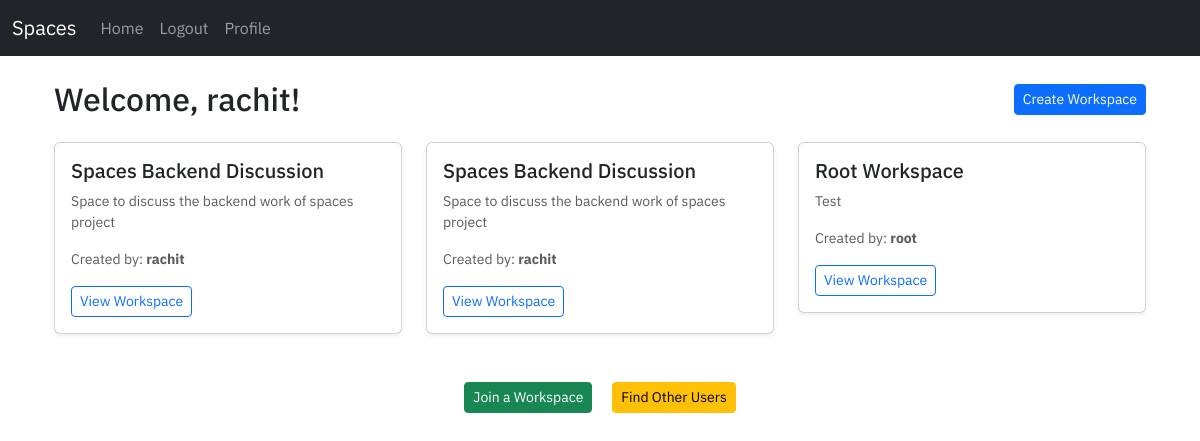
The app's page /workspace/ (signed in), older data.
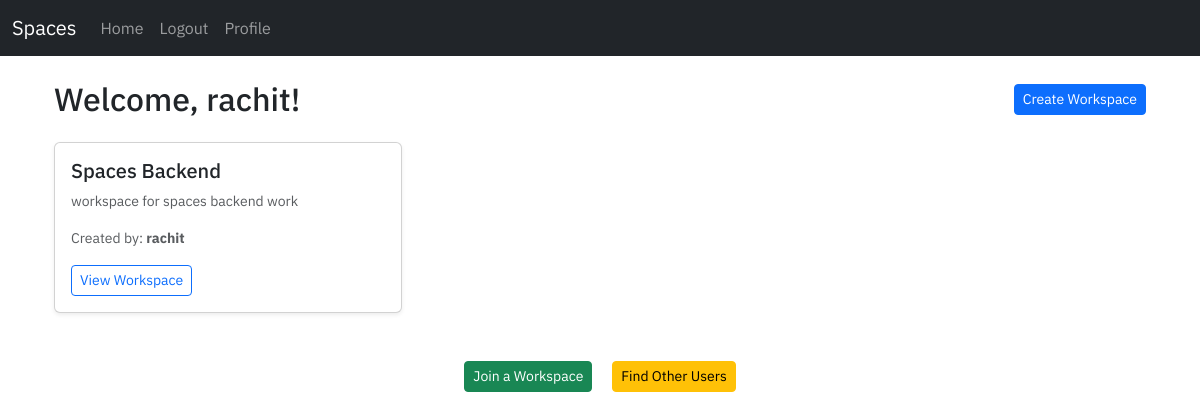
The same page, newer data.
### workspace/models.py (models this page shows, shortened)
class Workspace(models.Model):
    name = models.CharField(max_length=255)
    description = models.TextField(blank=True, null=True)
    creator = models.ForeignKey(User, on_delete=models.CASCADE, related_name='created_workspaces')
    members = models.ManyToManyField(User, related_name='workspaces')
    created_at = models.DateTimeField(auto_now_add=True)

### workspace/views.py (the view)
# urls.py: 2. Add a URL to urlpatterns:  path('', views.home, name='home')
def home(request):
    if request.user.is_authenticated:
        user_workspaces = Workspace.objects.filter(Q(creator=request.user) | Q(members=request.user))
    else:
        user_workspaces = []  # Empty list for unauthenticated users
    context = {
        'user_workspaces': user_workspaces,
    }
    return render(request, 'workspace/index.html', context=context)

### workspace/templates/workspace/index.html (shortened to what this page needs)
{% extends 'user/base.html' %}
{% block content %}
<div class="container mt-4">
    {% if user.is_authenticated %}
        <div class="d-flex justify-content-between align-items-center mb-4">
            <h2 class="mb-0">Welcome, {{ user.username }}!</h2>
            <a href="{% url 'create-workspace' %}" class="btn btn-primary btn-sm">Create Workspace</a>
        </div>
        {% if user_workspaces %}
            <div class="row">
                {% for workspace in user_workspaces %}
                    <div class="col-md-6 col-lg-4 mb-4">
                        <div class="card shadow-sm">
                            <div class="card-body">
                                <h5 class="card-title">{{ workspace.name }}</h5>
                                <p class="card-text text-muted small">{{ workspace.description|default:"No description available." }}</p>
                                <p class="text-muted small">Created by: <strong>{{ workspace.creator }}</strong></p>
                                <a href="{% url 'workspace' workspace.id %}" class="btn btn-outline-primary btn-sm">View Workspace</a>
                            </div>
                        </div>
                    </div>
                {% endfor %}
            </div>
        {% else %}
            <div class="alert alert-info text-center" role="alert">
                You have not joined or created any workspaces yet.
            </div>
        {% endif %}
        <div class="text-center mt-4">
            <a href="{% url 'search-workspace' %}" class="btn btn-success btn-lg mx-2 mb-3 btn-sm">
                 Join a Workspace
            </a>
            <a href="{% url 'search' %}" class="btn btn-warning btn-lg mx-2 mb-3 btn-sm">
                 Find Other Users
            </a>
        </div>
    {% endif %}
</div>
{% endblock %}

Row changes from the older to the newer data that the page shows:
no longer on one of the page's lists (row edited): Workspace: name "Spaces Backend Discussion", description "Space to discuss the backend work of spaces project", creator "rachit"
removed Workspace: name "Root Workspace", description "Test", creator "root"
changed Workspace "rachit": name "Spaces Backend Discussion" → "Spaces Backend"; description "Space to discuss the backend work of spaces project" → "workspace for spaces backend work"
